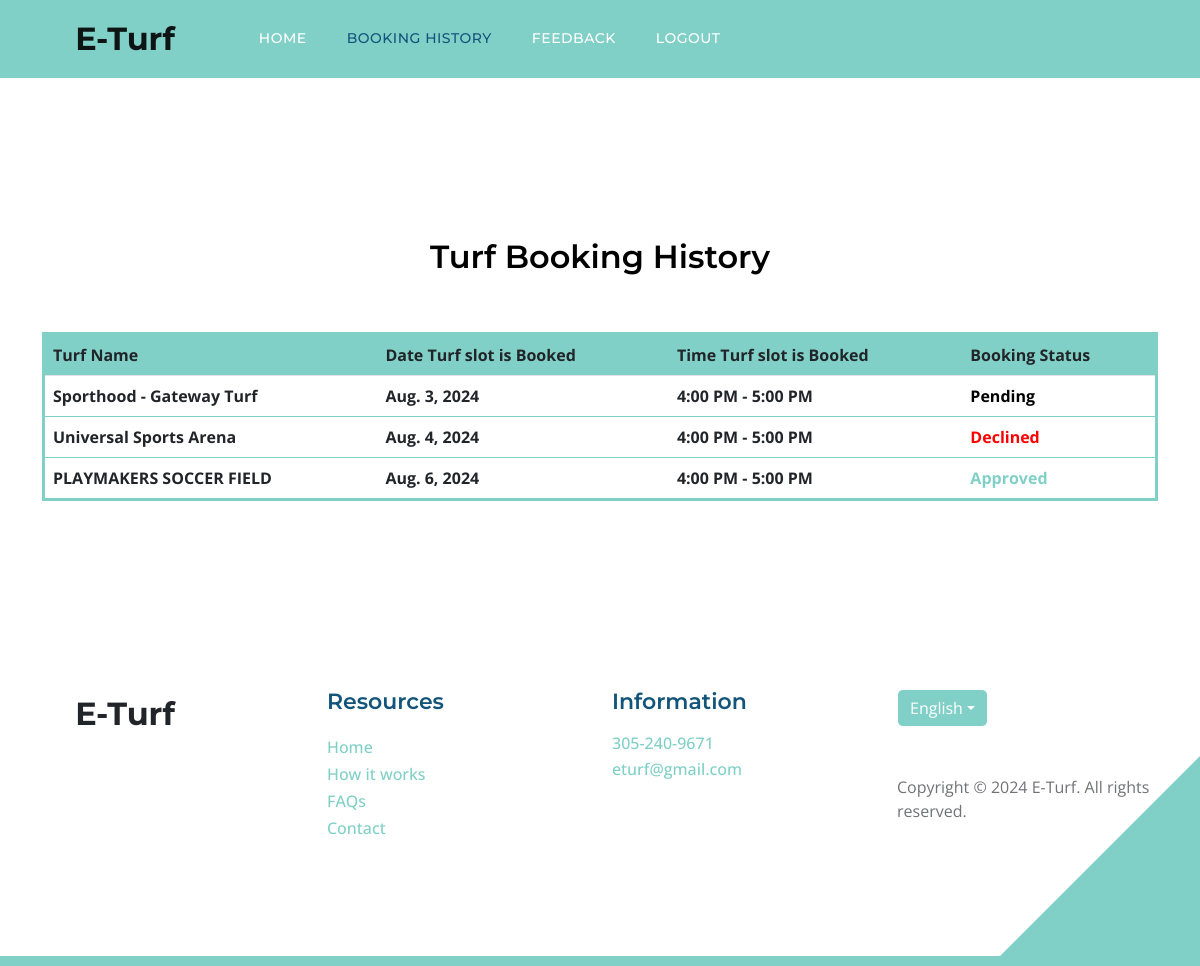
The page /bhistory (signed in) on the database its author committed.
### UserApp/models.py (models this page shows)
class Booking(models.Model):
    Booking_User = models.ForeignKey(Uregister,on_delete=models.CASCADE)
    Booking_Turf = models.ForeignKey(Turfs,on_delete=models.CASCADE)
    Booking_Date = models.DateField()
    Booking_Time = models.CharField(max_length=40)
    Booking_Status = models.TextField(default="Pending")

### AdminApp/models.py (models this page shows)
class Turfs(models.Model):
    Turf_Name = models.CharField(max_length=30)
    Turf_Image = models.ImageField(upload_to='images',default='null.jpg')
    Turf_Booking_price = models.IntegerField()
    Turf_Facilities = models.CharField(max_length=60)
    Turf_Location = models.CharField(max_length=30)
    Turf_Manager_Name = models.CharField(max_length=30)
    Turf_Working_time = models.CharField(max_length=30)

### UserApp/views.py (the view)
# urls.py: path('bhistory',views.bhistory,name='bhistory'),
def bhistory(request):
    uid = request.session['u_id']
    data = Booking.objects.filter(Booking_User=uid)
    return render(request,"bookhistory.html",{'vbd':data})

### UserApp/templates/bookhistory.html (shortened to what this page needs)
{% extends 'usercall.html' %}
{% load static %}
{% block nav %}
            <nav class="navbar navbar-expand-lg" style="background-color: var(--secondary-color);">
                <div class="container">
                    <a class="navbar-brand" href="">
                        <i class="bi-back"></i>
                        <span>E-Turf</span>
                    </a>
                    <div class="collapse navbar-collapse" id="navbarNav">
                        <ul class="navbar-nav ms-lg-5 me-lg-auto">
                            <li class="nav-item">
                                <a class="nav-link" href="/">Home</a>
                            </li>
                            {% if 'u_id' not in request.session %}
                            <li class="nav-item">
                                <a class="nav-link" href="login">Login</a>
                            </li>
                            <li class="nav-item">
                                <a class="nav-link active" href="uregister">Register</a>
                            </li>
                            <li class="nav-item">
                                <a class="nav-link" href="./mreg">Register as a Manager</a>
                            </li>
                            {% else %}
                            <li class="nav-item">
                                <a class="nav-link active" href="bhistory"> Booking History</a>
                            </li>
                            <li class="nav-item">
                                <a class="nav-link" href="contact">Feedback</a>
                            </li>
                            <li class="nav-item">
                                <a class="nav-link" href="{% url 'userlogout' %}">Logout</a>
                            </li>
                            {% endif %}
                        </ul>
                    </div>
                </div>
            </nav>
            {% endblock %}
{% block main %}
<br><br><br><br><br><br>
<section>
    <div class="container">
        <div class="col-lg-12 col-12 mb-5 mt-3 text-center">
            <h3 class="mb-4 pb-2">Turf Booking History</h3>
        </div>
        <table class="table" style="border-style: solid;border-color: #80D0C7;">
            <thead class="table" style="background-color: #80D0C7;border-style: solid;">
              <tr>
                <th>Turf Name</th>
                <th>Date Turf slot is Booked</th>
                <th>Time Turf slot is Booked</th>
                <th>Booking Status</th>
              </tr>
            </thead>
            <tbody>
                {% for i in vbd %}
              <tr>
                <th>{{i.Booking_Turf.Turf_Name}}</th>
                <th>{{i.Booking_Date}}</th>
                <th>{{i.Booking_Time}}</th>
                {% if i.Booking_Status == "Approved" %}
                <th style="color: #80D0C7;">{{i.Booking_Status}}</th>
                {% elif i.Booking_Status == "Pending" %}
                <th style="color: #000000;">{{i.Booking_Status}}</th>
                {% else %}
                <th style="color: #ff0000;">{{i.Booking_Status}}</th>
                {% endif %}
              </tr>
              {% endfor %}
            </tbody>
          </table>
    </div>
</section>
<br><br><br>
{% endblock %}

### UserApp/static/css/templatemo-topic-listing.css (style rules this page uses)
:root { --white-color: #ffffff; --primary-color: #13547a; --secondary-color: #80d0c7; --section-bg-color: #f0f8ff; --custom-btn-bg-color: #80d0c7; --custom-btn-bg-hover-color: #13547a; --dark-color: #000000; --p-color: #717275; --border-color: #7fffd4; --link-hover-color: #13547a; --body-font-family: 'Open Sans', sans-serif; --title-font-family: 'Montserrat', sans-serif; --h1-font-size: 58px; --h2-font-size: 46px; --h3-font-size: 32px; --h4-font-size: 28px; --h5-font-size: 24px; --h6-font-size: 22px; --p-font-size: 20px; --menu-font-size: 14px; --btn-font-size: 18px; --copyright-font-size: 16px; --border-radius-large: 100px; --border-radius-medium: 20px; --border-radius-small: 10px; --font-weight-normal: 400; --font-weight-medium: 500; --font-weight-semibold: 600; --font-weight-bold: 700; }
body { background-color: var(--white-color); font-family: var(--body-font-family); }
h2, h3, h4, h5, h6 { color: var(--dark-color); }
h1, h2, h3, h4, h5, h6 { font-family: var(--title-font-family); font-weight: var(--font-weight-semibold); }
h3 { font-size: var(--h3-font-size); }
ul li { color: var(--p-color); font-size: var(--p-font-size); font-weight: var(--font-weight-normal); }
a, button { touch-action: manipulation; transition: all 0.3s; }
a { display: inline-block; color: var(--primary-color); text-decoration: none; }
.navbar { background: transparent; border-bottom: 1px solid rgba(128, 208, 199, 0.35); z-index: 9; }
.navbar-brand, .navbar-brand:hover { font-size: var(--h3-font-size); font-weight: var(--font-weight-bold); display: block; }
.navbar-brand span { font-family: var(--title-font-family); }
.navbar-expand-lg .navbar-nav .nav-link { border-radius: var(--border-radius-large); margin: 10px; padding: 10px; }
.navbar-nav .nav-link { display: inline-block; color: var(--white-color); font-family: var(--title-font-family); font-size: var(--menu-font-size); font-weight: var(--font-weight-medium); text-transform: uppercase; letter-spacing: 0.5px; position: relative; padding-top: 15px; padding-bottom: 15px; }
.navbar-nav .nav-link.active, .navbar-nav .nav-link:hover { color: var(--primary-color); }

### rows shown on the page
Booking: Booking_Turf.Turf_Name "Sporthood - Gateway Turf", Booking_Date "Aug. 3, 2024", Booking_Time "4:00 PM - 5:00 PM", Booking_Status "Pending"
Booking: Booking_Turf.Turf_Name "Universal Sports Arena", Booking_Date "Aug. 4, 2024", Booking_Time "4:00 PM - 5:00 PM", Booking_Status "Declined"
Booking: Booking_Turf.Turf_Name "PLAYMAKERS SOCCER FIELD", Booking_Date "Aug. 6, 2024", Booking_Time "4:00 PM - 5:00 PM", Booking_Status "Approved"
